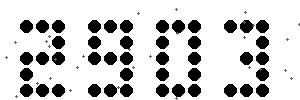

Source code (Python):
import random
from PIL import Image, ImageDraw, ImageFont
import io

digits_patterns = {
    "0": [[1,1,1],[1,0,1],[1,0,1],[1,0,1],[1,1,1]],
    "1": [[0,1,0],[1,1,0],[0,1,0],[0,1,0],[1,1,1]],
    "2": [[1,1,1],[0,0,1],[1,1,1],[1,0,0],[1,1,1]],
    "3": [[1,1,1],[0,0,1],[0,1,1],[0,0,1],[1,1,1]],
    "4": [[1,0,1],[1,0,1],[1,1,1],[0,0,1],[0,0,1]],
    "5": [[1,1,1],[1,0,0],[1,1,1],[0,0,1],[1,1,1]],
    "6": [[1,1,1],[1,0,0],[1,1,1],[1,0,1],[1,1,1]],
    "7": [[1,1,1],[0,0,1],[0,1,0],[0,1,0],[0,1,0]],
    "8": [[1,1,1],[1,0,1],[1,1,1],[1,0,1],[1,1,1]],
    "9": [[1,1,1],[1,0,1],[1,1,1],[0,0,1],[1,1,1]],
}


def generate_captcha():

    code = "".join([str(random.randint(0,9)) for _ in range(4)])
    img = Image.new("RGB", (300, 100), (255,255,255))
    draw = ImageDraw.Draw(img)

    # Параметры рисования кружков
    circle_size = 12
    spacing = 4
    digit_spacing = 20

    x_offset = 20
    for digit in code:
        pattern = digits_patterns[digit]
        for row_idx, row in enumerate(pattern):
            for col_idx, cell in enumerate(row):
                if cell:
                    cx = x_offset + col_idx * (circle_size + spacing)
                    cy = 20 + row_idx * (circle_size + spacing)
                    draw.ellipse((cx, cy, cx+circle_size, cy+circle_size), fill=(0,0,0))
        x_offset += len(pattern[0]) * (circle_size + spacing) + digit_spacing

    # Можно добавить лёгкий шум точками
    for _ in range(30):
        x1, y1 = random.randint(0,img.width), random.randint(0,img.height)
        draw.ellipse((x1,y1,x1+2,y1+2), fill=(100,100,100))
    output = io.BytesIO()
    img.save(output, format="PNG")
    output.seek(0)

    return code, img